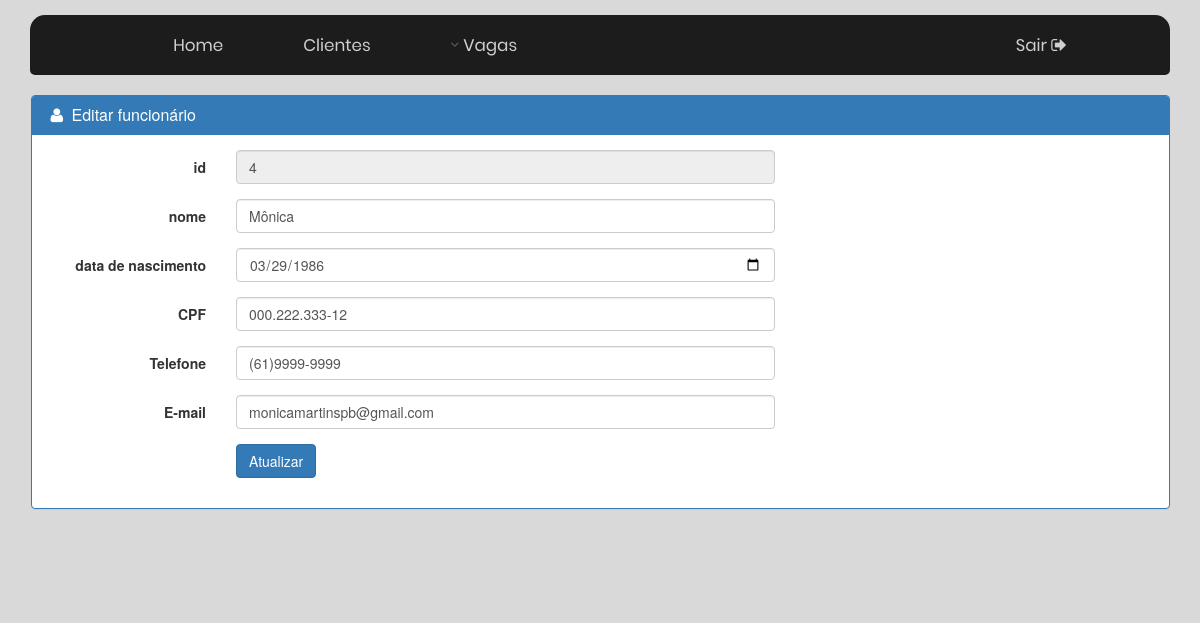
/view/func_form_edita.php?id=4 (signed in), run on the app's committed database.
### tables this page shows
CREATE TABLE `cliente` (
  `id` int(11) NOT NULL,
  `nomeCliente` varchar(255) NOT NULL,
  `dataNascimento` date NOT NULL,
  `cpf` varchar(25) NOT NULL,
  `telefone` varchar(255) NOT NULL,
  `email` varchar(25) NOT NULL
);

### model/CRUDModel.php (called while the page is built, shortened)
<?php
  class CRUD extends Database {
    public function getById( $id, $table ) {
      $pdo = parent::connect();
      $busca = $pdo->prepare("SELECT * FROM $table WHERE id = :id");
      $busca->bindValue(':id', $id);
      $busca->execute();
      return $busca->fetchAll(PDO::FETCH_ASSOC);
    }
  }
?>

### controller/GetByIdController.php (called while the page is built, shortened)
<?php
  class GetByIdController {
    public $CRUDModel;
    public function __construct(){
      $this->CRUDModel = new CRUD();
    }
    function getById( $id, $table ) {
      return $this->CRUDModel->getById($id, $table);
    }
  }
?>

### view/funcionario/cliente/form-edita.php (the view, shortened to what this page needs)
<?php
  $clienteCtrl = new GetByIdController();
  $clienteArray = $clienteCtrl->getById($_GET['id'], 'cliente');
  $clienteEdit = $clienteArray[0];
?>
<form class="form-horizontal" action="../controller/cliente/UpdateController.php" method="post" enctype="multipart/form-data">
  <div class="form-group">
    <label class="col-sm-3 control-label">id</label>
    <div class="col-sm-9">
      <input readonly="true" type="text" class="form-control" name="id" placeholder="id" value="<?php echo $clienteEdit['id']; ?>">
    </div>
  </div>
  <div class="form-group">
    <label class="col-sm-3 control-label">nome</label>
    <div class="col-sm-9">
      <input type="text" class="form-control" name="nomeCliente" placeholder="nome" value="<?php echo $clienteEdit['nomeCliente']; ?>">
    </div>
  </div>
  <div class="form-group">
    <label class="col-sm-3 control-label">data de nascimento</label>
    <div class="col-sm-9">
      <input type="date" class="form-control" name="dataNascimento" placeholder="Data de nascimento" value="<?php echo $clienteEdit['dataNascimento']; ?>">
    </div>
  </div>
  <div class="form-group">
    <label class="col-sm-3 control-label">CPF</label>
    <div class="col-sm-9">
      <input type="text" class="form-control" name="cpf" placeholder="CPF" value="<?php echo $clienteEdit['cpf']; ?>">
    </div>
  </div>
  <div class="form-group">
    <label class="col-sm-3 control-label">Telefone</label>
    <div class="col-sm-9">
      <input type="text" class="form-control" name="telefone" placeholder="Número de telefone" value="<?php echo $clienteEdit['telefone']; ?>">
    </div>
  </div>
  <div class="form-group">
    <label class="col-sm-3 control-label">E-mail</label>
    <div class="col-sm-9">
      <input type="email" class="form-control" name="email" placeholder="E-mail" value="<?php echo $clienteEdit['email']; ?>">
    </div>
  </div>
  <div class="form-group">
    <div class="col-sm-offset-3 col-sm-9">
      <button type="submit" class="btn btn-primary">Atualizar</button>
    </div>
  </div>
</form>

### view/css/main.css (style rules this page uses)
* { margin: 0px; padding: 0px; box-sizing: border-box; }
body, html { font-family: Poppins-Regular, sans-serif; background-color: #d9d9d9; }
input { outline: none; border: none; }
button { outline: none !important; border: none; background: transparent; }

### view/css/startmin.css (style rules this page uses)
body { background-color: #f8f8f8; }

### data on the page
cliente: id "4", nomeCliente "Mônica", dataNascimento "03/29/1986", cpf "000.222.333-12", telefone "(61)9999-9999", email "monicamartinspb@gmail.com"
